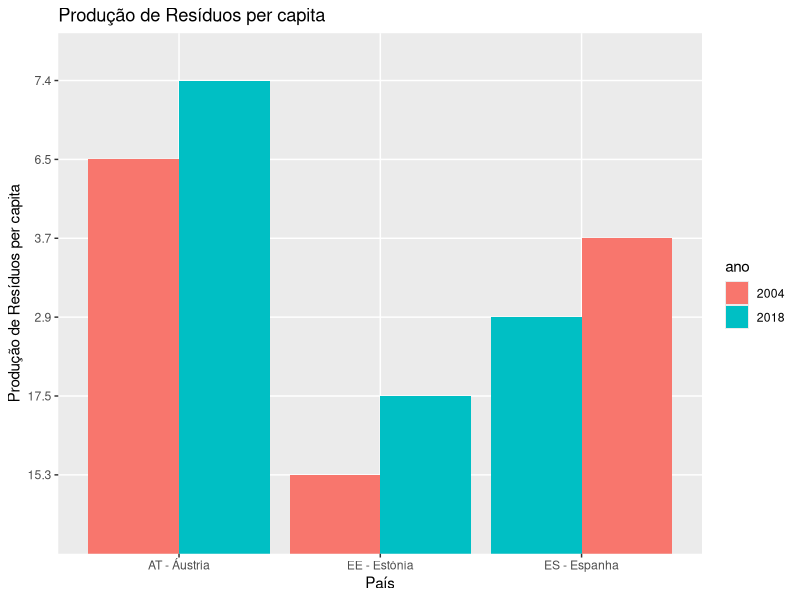

Here is the R script that generated this plot:
library(readxl)
library(ggplot2)
library(tidyr)

data <- read_excel("./data/ResiduosPerCapita.xlsx")

desired_countries <- c("EE - Estónia", "AT - Áustria", "ES - Espanha")

names(data)[1] <- "país"
names(data)[2] <- "2004"
names(data)[3] <- "2018"

data <- data[data$país %in% desired_countries, ]
data <- subset(data, select = c("país", "2004", "2018"))
data <- pivot_longer(data, c('2004','2018'))
names(data)[2] <- "ano"
names(data)[3] <- "produção"

ggplot(data, aes(x=país, fill=ano, y=produção)) +
  geom_col(position = "dodge") +
  ggtitle("Produção de Resíduos per capita") +
  labs(x = "País", y = "Produção de Resíduos per capita")

